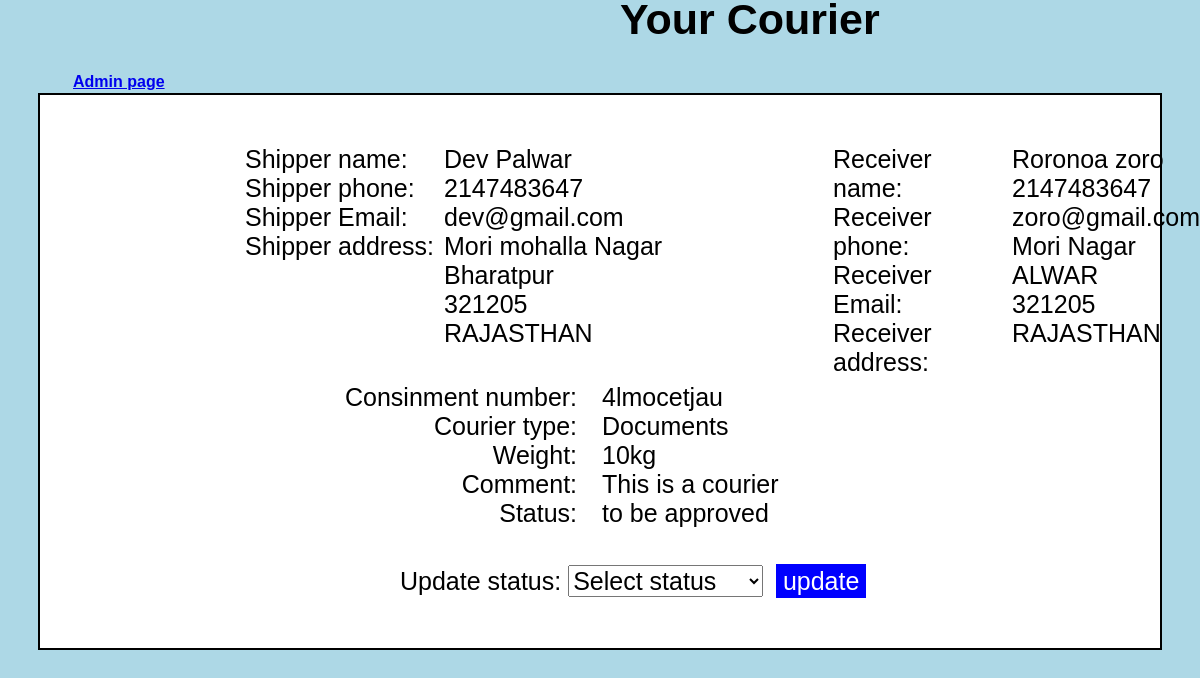
The app's page /Admin/courier.php?consignment=4lmocetjau (signed in) with its own data.
### tables this page shows
CREATE TABLE `parcels` (
  `id` int(150) NOT NULL,
  `consignment` varchar(50) NOT NULL,
  `username` varchar(25) NOT NULL,
  `sender name` varchar(30) NOT NULL,
  `sender phone` int(10) NOT NULL,
  `sender email` varchar(100) NOT NULL,
  `sender city` varchar(30) NOT NULL,
  `sender zip code` varchar(30) NOT NULL,
  `sender street` varchar(50) NOT NULL,
  `sender state` varchar(100) NOT NULL,
  `reciever name` varchar(25) NOT NULL,
  `reciever phone` int(12) NOT NULL,
  `reciever email` varchar(100) NOT NULL,
  `receiver city` varchar(50) NOT NULL,
  `receiver zip code` varchar(50) NOT NULL,
  `receiver street` varchar(50) NOT NULL,
  `receiver state` varchar(100) NOT NULL,
  `courier type` varchar(30) NOT NULL,
  `courier weight` varchar(1000) NOT NULL,
  `comment` varchar(250) NOT NULL,
  `Status` varchar(25) NOT NULL,
  `date` date NOT NULL DEFAULT current_timestamp()
);

### Admin/courier.php (the view, shortened to what this page needs)
<?php
require_once "db_connect.php";
$consignment = $_GET['consignment'];
if(isset($_GET['consignment'])) {
    $sql = "SELECT * FROM `parcels` WHERE consignment = '$consignment'";
    $res = mysqli_query($conn, $sql);
    $row = mysqli_fetch_assoc($res);
}else{
    header('Location: update_pending.php');
}
?>
<!DOCTYPE html>
<html lang="en">
<head>
    <link rel="stylesheet" href="../Admin/CSS Files/courier_css.css">
</head>
<body>
    <h2 style="margin-left: 620px; margin-top: -5px; font-size: 43px; margin-bottom: 20px;">Your Courier</h2>
    <h3><a href="http://localhost/darcel/admin/admin_panal.php">Admin page</a></h3>
    <div class="reciept">
        <div class="container">
            <div class="shipper">
                <div class="detail">
                    <p>Shipper name:</p>
                    <p>Shipper phone:</p>
                    <p>Shipper Email:</p>
                    <p>Shipper address:</p>
                </div>
                <div class="info" style="margin-left: 10px">
                    <p>
                        <?php echo $row['sender name'] ?>
                    </p>
                    <p>
                        <?php echo $row['sender phone'] ?>
                    </p>
                    <p>
                        <?php echo $row['sender email'] ?>
                    </p>
                    <p>
                        <?php echo $row['sender street'] ?>
                    </p>
                    <p>
                        <?php echo $row['sender city'] ?>
                    </p>
                    <p>
                        <?php echo $row['sender zip code'] ?>
                    </p>
                    <p>
                        <?php echo $row['sender state'] ?>
                    </p>
                </div>
            </div>
            <div class="receiver">
                <div class="detail">
                    <p>Receiver name:</p>
                    <p>Receiver phone:</p>
                    <p>Receiver Email:</p>
                    <p>Receiver address:</p>
                </div>
                <div class="info" style="margin-left: 10px">
                    <p>
                        <?php echo $row['reciever name'] ?>
                    </p>
                    <p>
                        <?php echo $row['reciever phone'] ?>
                    </p>
                    <p>
                        <?php echo $row['reciever email'] ?>
                    </p>
                    <p>
                        <?php echo $row['receiver street'] ?>
                    </p>
                    <p>
                        <?php echo $row['receiver city'] ?>
                    </p>
                    <p>
                        <?php echo $row['receiver zip code'] ?>
                    </p>
                    <p>
                        <?php echo $row['receiver state'] ?>
                    </p>
                </div>
            </div>
        </div>
        <div class="courier">
            <div class="parcel" style="text-align: end; margin-top: 100px">
                <p>Consinment number:</p>
                <p>Courier type:</p>
                <p>Weight:</p>
                <p>Comment:</p>
                <p>Status:</p>
            </div>
            <div class="info" style="margin-left: 25px; margin-top: 100px">
                <p>
                    <?php echo $row['consignment'] ?>
                </p>
                <p>
                    <?php if($row['courier type']==""){echo "<br>";} else{echo $row['courier type'];} ?>
                </p>
                <p>
                    <?php if($row['courier weight']==""){echo "<br>";} else{echo $row['courier weight'];} ?>
                </p>
                <p>
                    <?php if($row['comment']==""){echo "<br>";} else{echo $row['comment'];} ?>
                </p>
                <p>
                    <?php echo $row['Status'] ?>
                </p>
            </div>
        </div>
        <form action="" method="POST" class="status" style="margin-top: 36px; margin-left: 250px;">
            <label for="status" style="margin-left: 60px">Update status:</label>
            <select name="status" id="status">
                <option value="">Select status</option>
            </select>
            <input type="submit" name="submit" value="update" class="btn">
        </form>
    </div>
</body>
</html>

### Admin/CSS Files/courier_css.css (style rules this page uses)
* { margin: 0; padding: 0; font-family: 'Gill Sans', 'Gill Sans MT', Calibri, 'Trebuchet MS', sans-serif; font-size: 25px; }
body { background-color: lightblue; }
.reciept { border: 2px solid black; background-color: white; width: 55%; margin: auto; padding: 50px; font-size: 20px; }
.container { display: flex; }
.shipper { display: flex; position: absolute; left: 245px; }
.receiver { display: flex; position: absolute; left: 833px; }
.courier { display: flex; margin-top: 28px; width: 50%; margin: auto; margin-top: 138px; }
.courier { display: flex; }
.btn { margin-left: 6px; padding: 6px; background: blue; color: white; width: 73px; outline: none; text-decoration: none; border: none; }
.reciept { border: 2px solid black; background-color: white; width: 85%; margin: auto; padding: 50px; font-size: 20px; }
a { text-decoration: underline; margin-left: 73px; font-size: 16px; }
.btn { margin-left: 6px; padding: 0px; background: blue; color: white; width: 90px; border: none; cursor: pointer; height: 34px; }

### records on screen
parcels: sender name "Dev Palwar", sender phone "2147483647", sender email "dev@gmail.com", sender street "Mori mohalla Nagar", sender city "Bharatpur", sender zip code "321205", sender state "RAJASTHAN", reciever name "Roronoa zoro", reciever phone "2147483647", reciever email "zoro@gmail.com", receiver street "Mori Nagar", receiver city "ALWAR", receiver zip code "321205", receiver state "RAJASTHAN", consignment "4lmocetjau", courier type "Documents", courier weight "10kg", comment "This is a courier", Status "to be approved"
